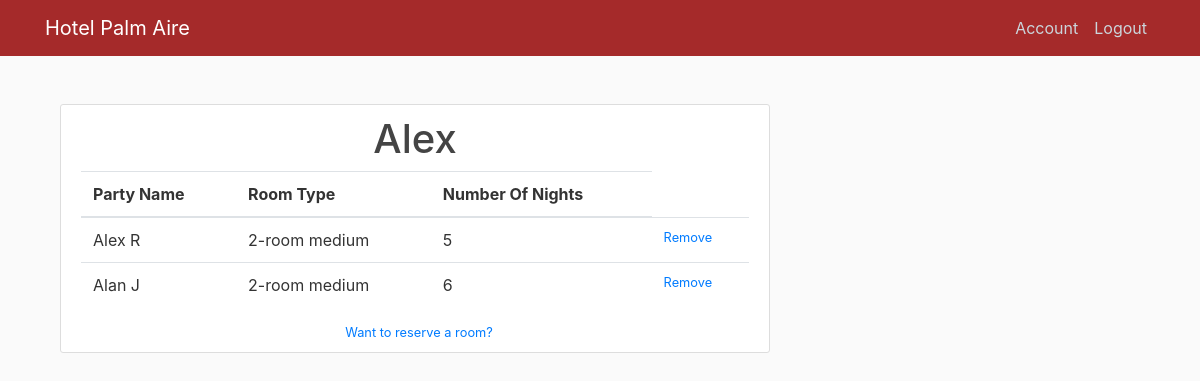
Page /client_view (signed in) on the committed database.
### hotelmanagment/models.py (models this page shows, shortened)
class User(db.Model, UserMixin):
    id = db.Column(db.Integer, primary_key=True)
    username = db.Column(db.String(20), nullable = True)
    email = db.Column(db.String(120), unique=True, nullable=False)
    password = db.Column(db.String(60), nullable=False)
    posts = db.relationship('Booking', backref='author', lazy=True)

class Booking(db.Model, UserMixin):
    id = db.Column(db.Integer, primary_key=True)
    party_name = db.Column(db.String(20), nullable=False)
    number_of_nights = db.Column(db.Integer)
    room_type = db.Column(db.Integer)
    user_id = db.Column(db.Integer, db.ForeignKey('user.id'), nullable=False)

### hotelmanagment/routes.py (the view)
@app.route("/client_view")
@login_required
def client_view():
    bookings = Booking.query.filter_by(user_id = current_user.id)
    return render_template('client_view.html', title='Client View', bookings=bookings)

### hotelmanagment/models.py (called while the page is built)
@login_manager.user_loader
def load_user(user_id):
    return User.query.get(int(user_id))

### hotelmanagment/templates/client_view.html
﻿{% extends "layout.html" %}
{% block content %}
    <article class="content-section">
        <h1>{{ current_user.username }}</h1>
        <table class="table">
            <thead><tr><th>Party Name</th><th>Room Type</th><th>Number Of Nights</th></tr></thead>
            <tbody>
                {% for booking in bookings %}
                        <tr>
                            <td>{{ booking.party_name }}</td>
                            {% if booking.room_type == 1 %}
                                <td>1-room small</td>
                            {% else %}
                                {% if booking.room_type == 2 %}
                                    <td>1-room medium</td>
                                {% else %}
                                    {% if booking.room_type == 3 %}
                                        <td>1-room large</td>
                                    {% else %}
                                        {% if booking.room_type == 4 %}
                                             <td>2-room medium</td>
                                        {% else %}
                                            <td>2-room large</td>
                                        {% endif %}
                                    {% endif %}
                                {% endif %}
                            {% endif %}
                            <td>{{ booking.number_of_nights }}</td>
                            <td><a class= "small" href="">Remove</a></td>
                        </tr>
                {% endfor %}
            </tbody>
        </table>
        <a class="ml-2 small" href="{{ url_for('hotel_form') }}">Want to reserve a room?</a>
    </article>
{% endblock content %}

### hotelmanagment/static/main.css (style rules this page uses)
body { background: #fafafa; color: #333333; margin-top: 5rem; }
h1, h2, h3, h4, h5, h6 { color: #444444; }
.content-section { background: #ffffff; padding: 10px 20px; border: 1px solid #dddddd; border-radius: 3px; margin-bottom: 20px; text-align: center; }

### rows in the picture
User: username "Alex"
Booking: party_name "Alex R", room_type "2-room medium", number_of_nights "5"
Booking: party_name "Alan J", room_type "2-room medium", number_of_nights "6"
